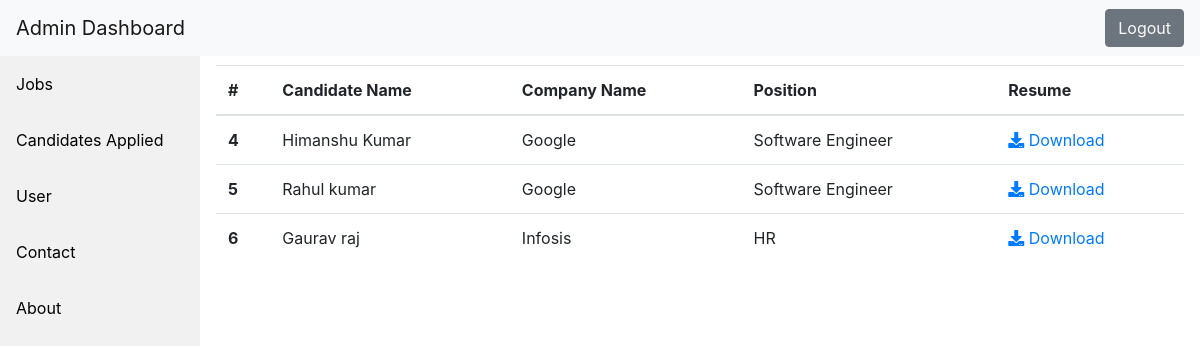
Page /jobs.php (signed in) on the committed database.
### tables this page shows
CREATE TABLE `applicant` (
  `id` int(11) NOT NULL,
  `name` varchar(50) DEFAULT NULL,
  `email` varchar(50) DEFAULT NULL,
  `company_name` varchar(25) NOT NULL,
  `applying_for` varchar(50) DEFAULT NULL,
  `qualification` varchar(50) DEFAULT NULL,
  `passout_year` date DEFAULT NULL,
  `resume` varchar(255) DEFAULT NULL
);

### jobs.php (the view, shortened to what this page needs)
<?php
if(isset($_SESSION['name'])){
include 'header.php';
include 'sidenav.php';
?>
<div class="content" style="padding-top:65px" id="main">
<table class="table">
  <thead>
    <tr>
      <th scope="col">#</th>
      <th scope="col">Candidate Name</th>
      <th scope="col">Company Name</th>
      <th scope="col">Position</th>
      <th scope="col">Resume</th>
    </tr>
  </thead>
  <tbody>
    <?php
  require "config.php";
  $sql = "SELECT * FROM applicant";
 $result = mysqli_query($conn, $sql);
if (mysqli_num_rows($result) > 0) {
  while($row = mysqli_fetch_assoc($result)) {
    echo"<tr>";
    echo "<th scope='row'>" .$row["id"]."</th>";
    echo "<td>".$row["name"]."</td>";
    echo "<td>".$row["company_name"]."</td>";
     echo "<td>".$row["applying_for"]."</td>";
    echo "<td><a href='display_resume.php?id=$row[id]'><i class='fa fa-download' aria-hidden='true'> </i>".' Download'."</a></td>";
    echo"</tr>";
  }
} else {
  echo "0 results";
}
?>
  </tbody>
</table>
</div>
</div>
<?php
}
else{
  header("location:admin_login.php");
}
?>
</body>
</html>

### css/sidebar.css (style rules this page uses)
div.content { margin-left: 200px; padding: 1px 16px; height: 1000px; }

### rows in the picture
applicant: id "4", name "Himanshu Kumar", company_name "Google", applying_for "Software Engineer"
applicant: id "5", name "Rahul kumar", company_name "Google", applying_for "Software Engineer"
applicant: id "6", name "Gaurav raj", company_name "Infosis", applying_for "HR"
